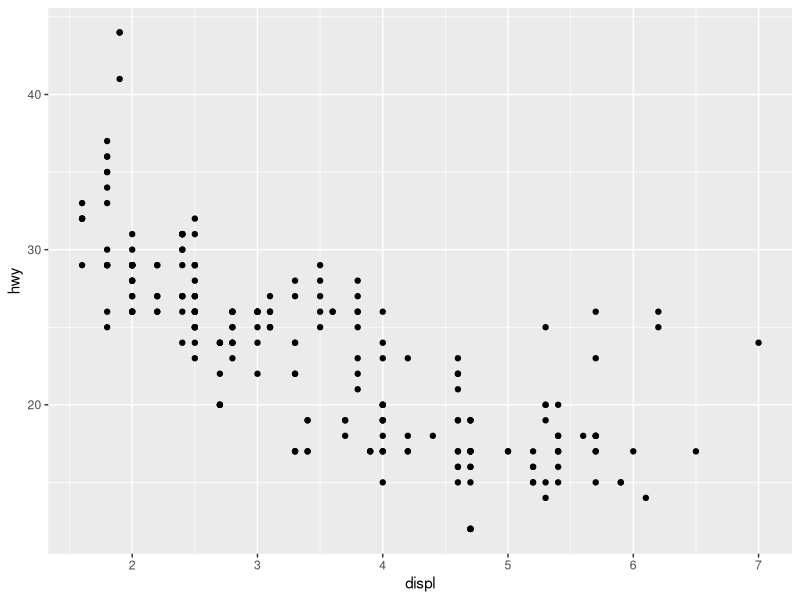
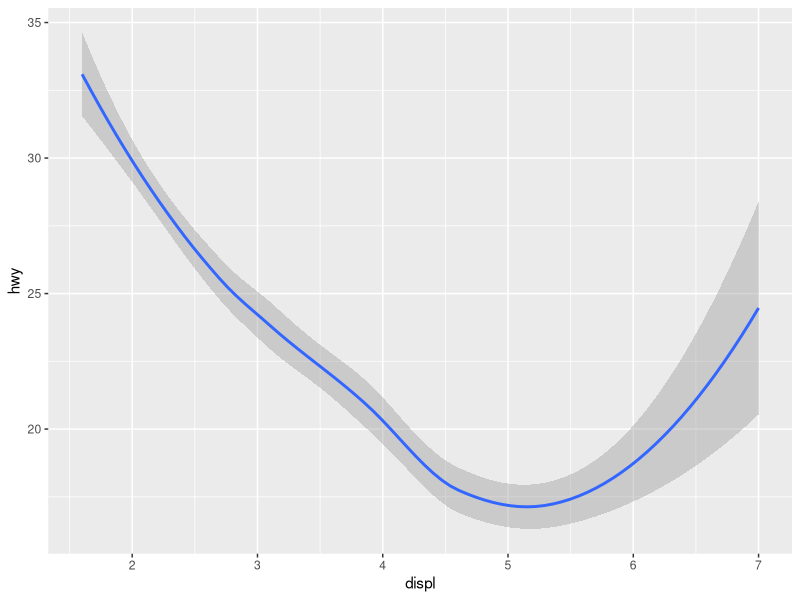
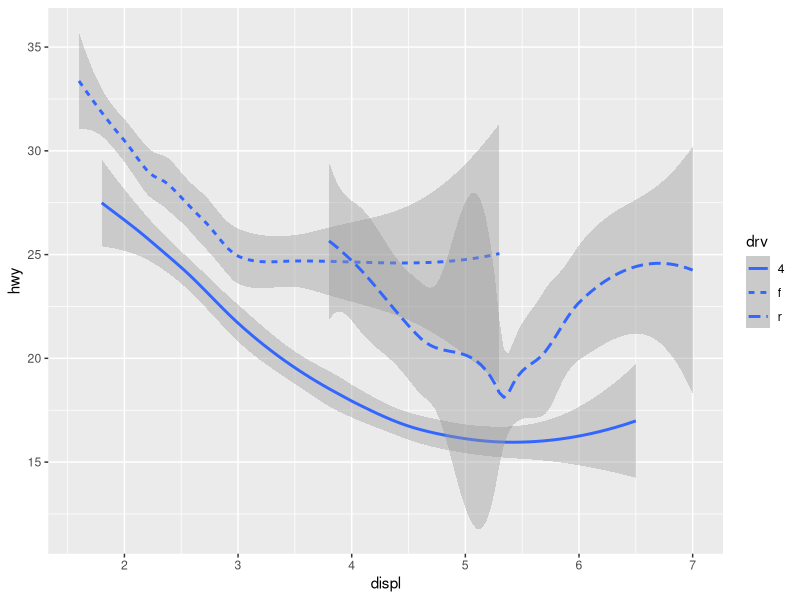
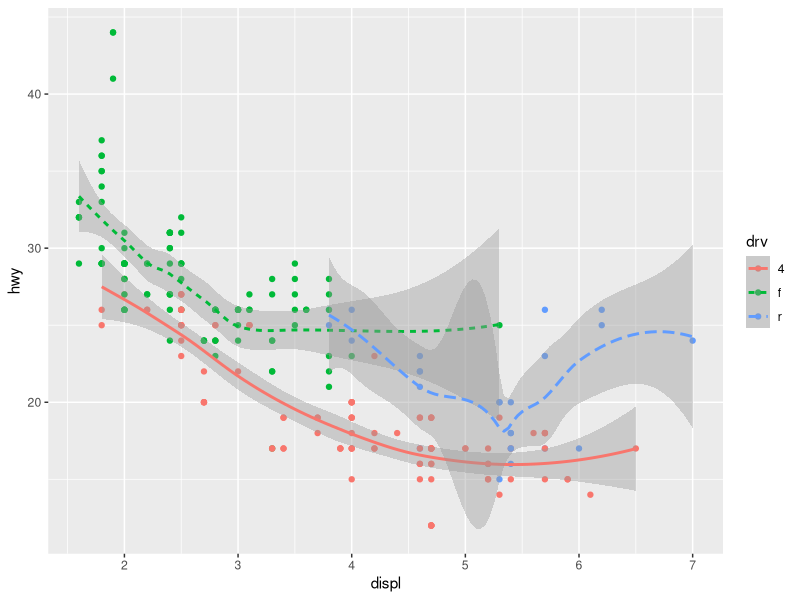
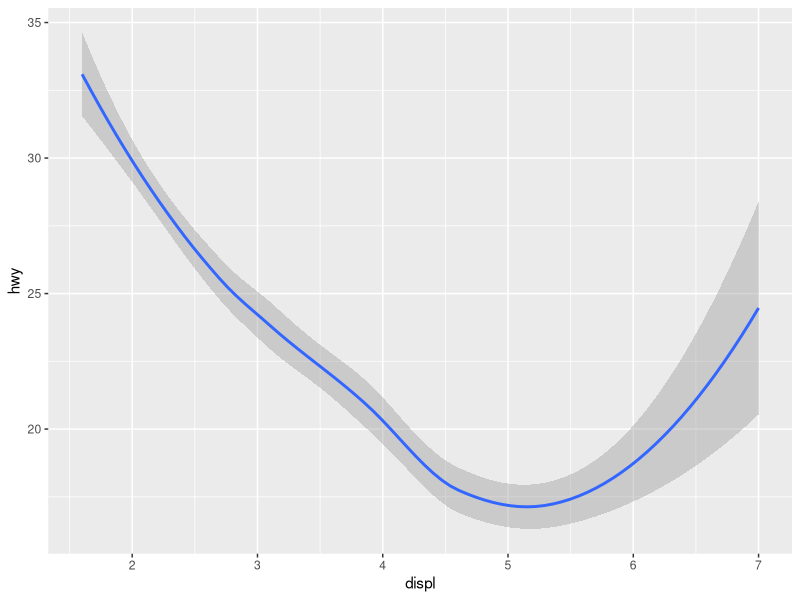
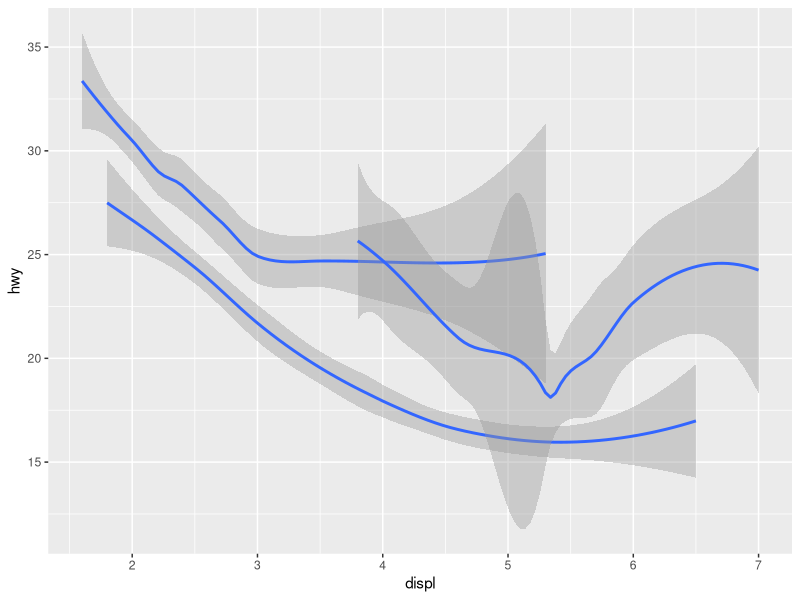
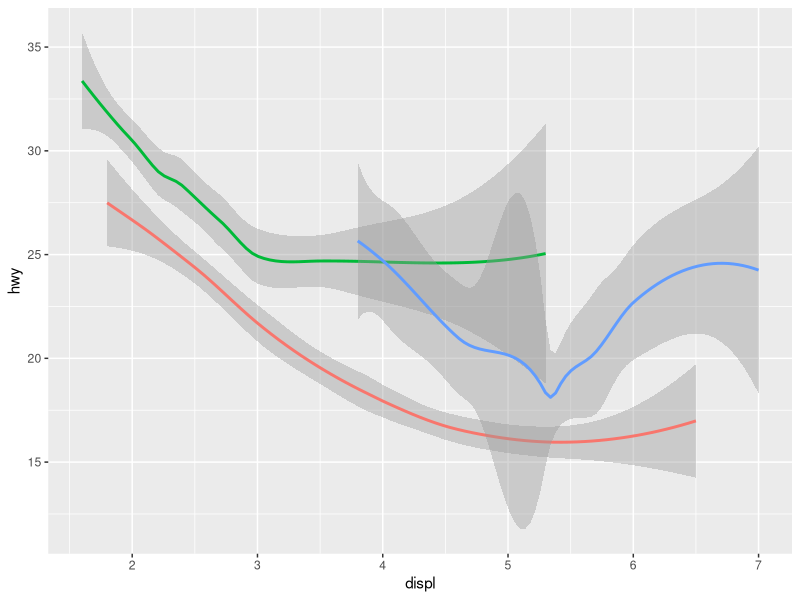
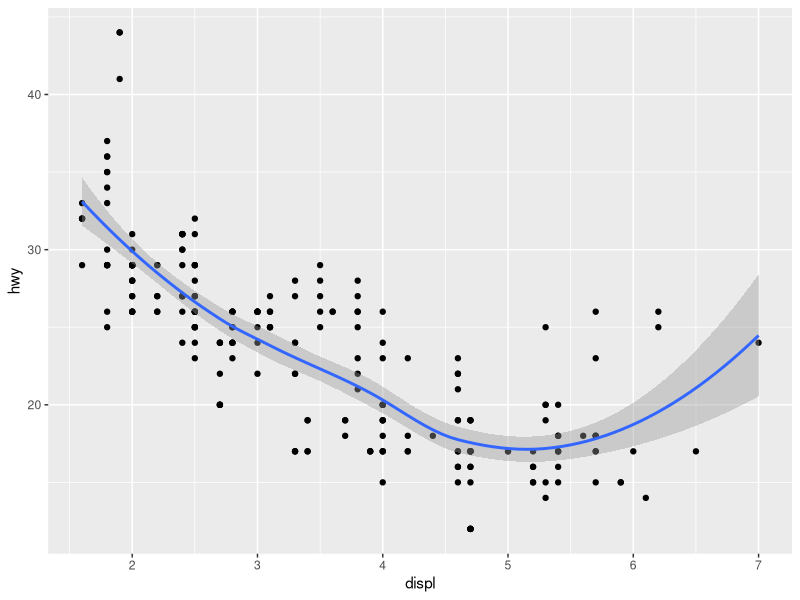

Source code (R) for these figures, in order: (Note: this script raises an error after producing the figures.)
## ---- chunk 1
# global settings for this document

# options for r code chunk
knitr::opts_chunk$set(
  eval = TRUE,          # run (or not) the code in the chunk
  echo = TRUE,          # display (or not) the code of the chunk
  message = TRUE,       # display (or not) the messages of the chunk
  warning = TRUE,       # display (or not) the warning message of the chunk
  error = FALSE,        # display (or not) the error message of the chunk
  collapse = TRUE,      # collapse (or not) all the source and output blocks in to a single block
  comment = '#>'        # the start of each line of results in the final document
)
# for each r chunk, you can add setting respectively, overriding the global settings
# like: {r eval=FALSE}
# or:   {r eval=TRUE, collapse=FALSE}

# options for tibble print
# 10 rows will be print now
options(tibble.print_min = 10L, tibble.print_max = 10L)

# random seed
set.seed(233)
## ---- chunk 2
library(tidyverse)
library(ggplot2)
## ---- chunk 3
ggplot(data = mpg) + 
  geom_point(mapping = aes(x = displ, y = hwy))

ggplot(data = mpg) + 
  geom_smooth(mapping = aes(x = displ, y = hwy))
## ---- chunk 4
ggplot(data = mpg) + 
  geom_smooth(mapping = aes(x = displ, y = hwy, linetype = drv))
## ---- chunk 5
ggplot(data = mpg, mapping = aes(x = displ, y = hwy, color = drv)) + 
  geom_point() +
  geom_smooth(mapping = aes(linetype = drv))
## ---- chunk 6
ggplot(data = mpg) +
  geom_smooth(mapping = aes(x = displ, y = hwy))
              
ggplot(data = mpg) +
  geom_smooth(mapping = aes(x = displ, y = hwy, group = drv))
    
ggplot(data = mpg) +
  geom_smooth(
    mapping = aes(x = displ, y = hwy, color = drv),
    show.legend = FALSE
  )
## ---- chunk 7
ggplot(data = mpg) + 
  geom_point(mapping = aes(x = displ, y = hwy)) +
  geom_smooth(mapping = aes(x = displ, y = hwy))
## ---- chunk 8
ggplot(data = mpg, mapping = aes(x = displ, y = hwy)) + 
  geom_point(mapping = aes(color = class)) + 
  geom_smooth()
## ---- chunk 9
ggplot(data = mpg, mapping = aes(x = displ, y = hwy)) + 
  geom_point(mapping = aes(color = class)) + 
  geom_smooth(data = filter(mpg, class == "subcompact"), se = FALSE)
## ---- chunk 10
diamonds
ggplot(data = diamonds) + 
  geom_bar(mapping = aes(x = cut))
## ---- chunk 11
knitr::include_graphics("images/visualization-stat-bar.png")
## ---- chunk 12
ggplot(data = diamonds) + 
  stat_count(mapping = aes(x = cut))
## ---- chunk 13
    demo <- tribble(
      ~cut,         ~freq,
      "Fair",       1610,
      "Good",       4906,
      "Very Good",  12082,
      "Premium",    13791,
      "Ideal",      21551
    )
    
    ggplot(data = demo) +
      geom_bar(mapping = aes(x = cut, y = freq), stat = "identity")
## ---- chunk 14
    ggplot(data = diamonds) + 
      geom_bar(mapping = aes(x = cut, y = stat(prop), group = 1))
## ---- chunk 15
    ggplot(data = diamonds) + 
      stat_summary(
        mapping = aes(x = cut, y = depth),
        fun.min = min,
        fun.max = max,
        fun = median
      )
